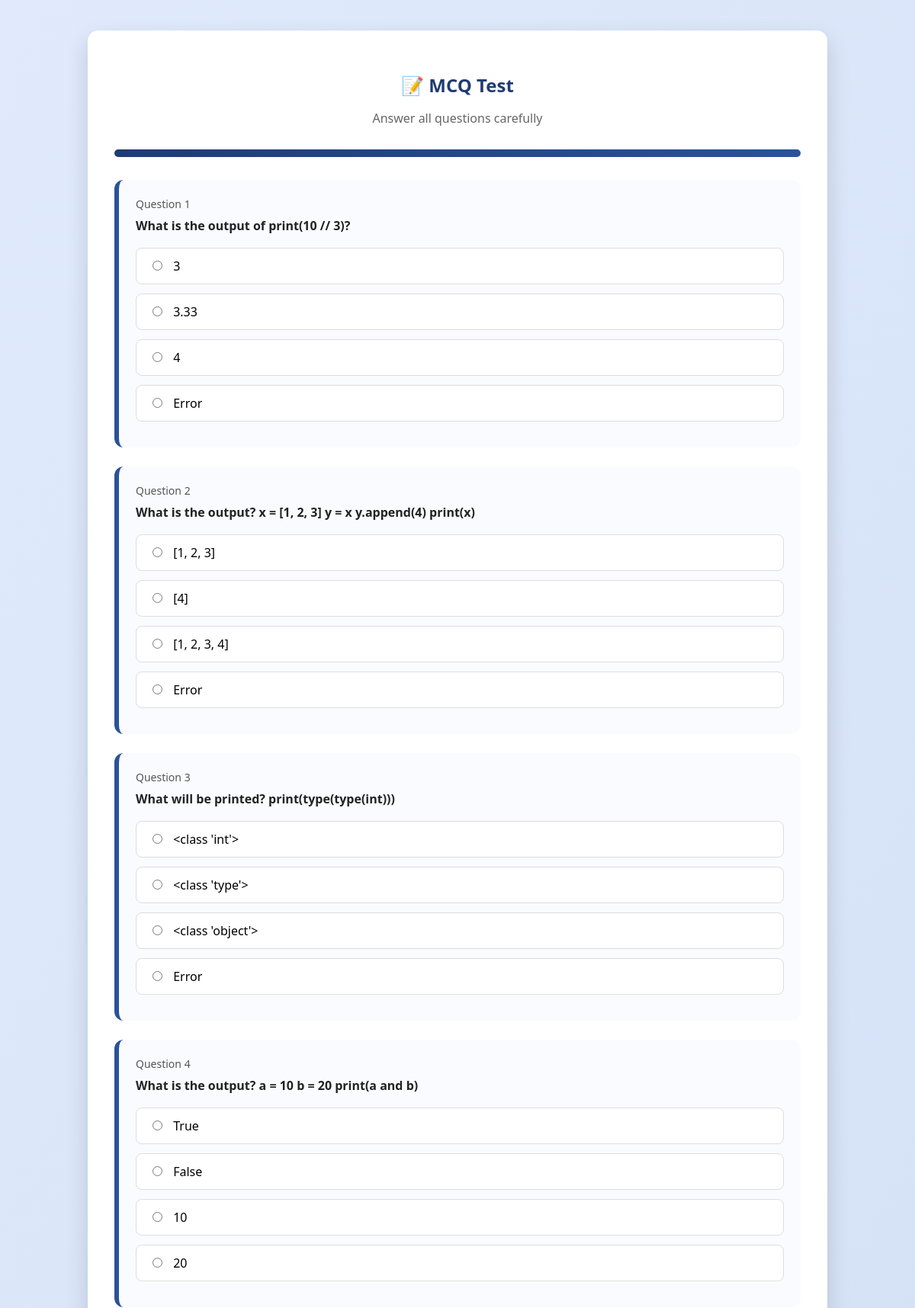
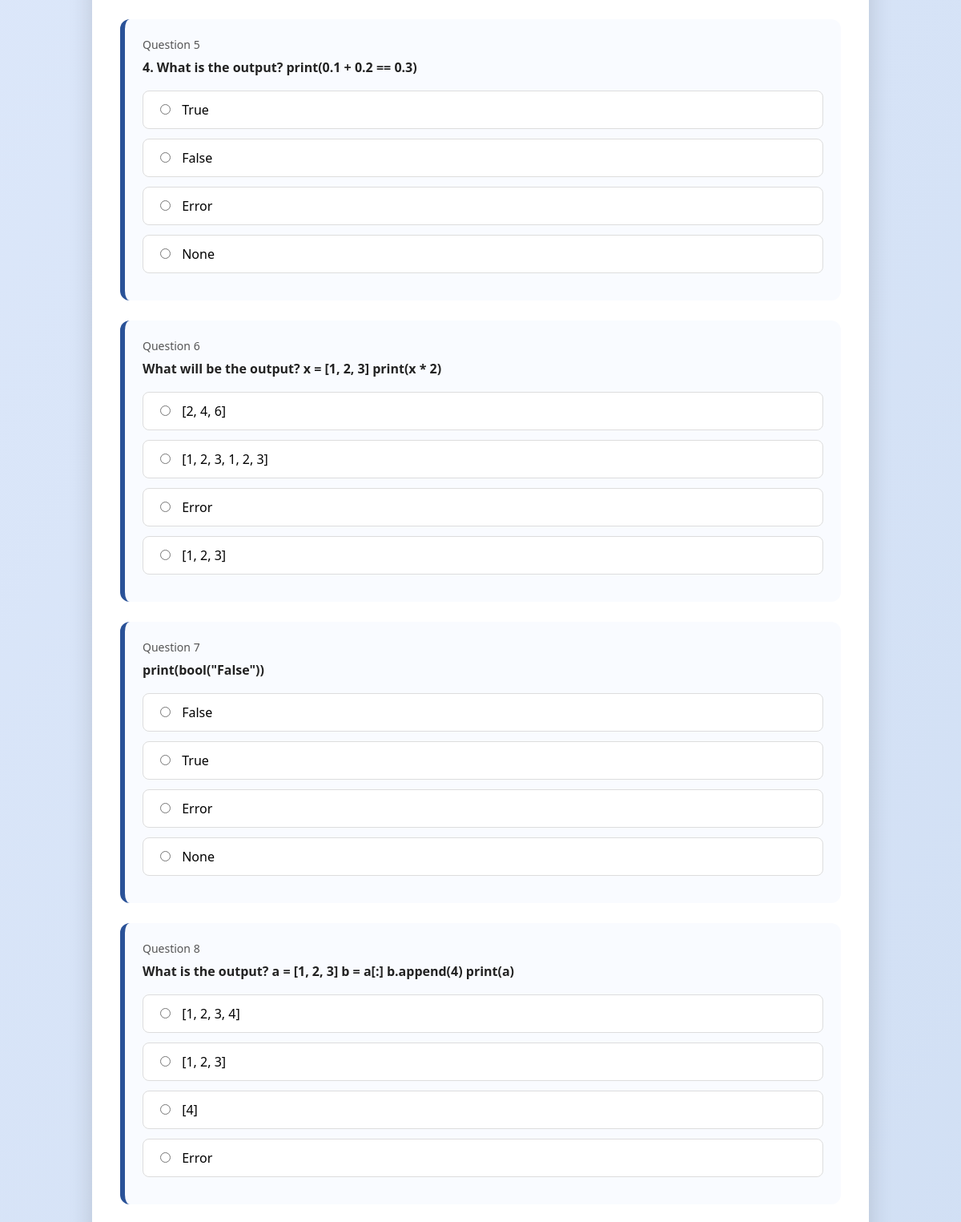
Page /mcq-test/ (signed in, upper part) on the committed database (2 pictures, top to bottom).
### core/models.py (models this page shows, shortened)
class Question(models.Model):
    question_text = models.CharField(max_length=255)
    option1 = models.CharField(max_length=200)
    option2 = models.CharField(max_length=200)
    option3 = models.CharField(max_length=200)
    option4 = models.CharField(max_length=200)
    correct_answer = models.CharField(max_length=200)

### core/views.py (the view, shortened to what this page needs)
# urls.py: path('mcq-test/', views.mcq_test, name='mcq_test'),
@login_required
def mcq_test(request):
    questions = Question.objects.all()
    return render(request, 'mcq_test.html', {'questions': questions})

### templates/mcq_test.html (shortened to what this page needs)
<!DOCTYPE html>
<html lang="en">
<head>
</head>
<body>
<div class="container">
    <h2>📝 MCQ Test</h2>
    <p class="sub-title">Answer all questions carefully</p>
    <div class="progress">
        <div class="progress-bar"></div>
    </div>
    <form method="post">
        {% for q in questions %}
            <div class="question-card">
                <div class="q-count">Question {{ forloop.counter }}</div>
                <h4>{{ q.question_text }}</h4>
                <label class="option">
                    <input type="radio" name="{{ q.id }}" value="{{ q.option1 }}">
                    {{ q.option1 }}
                </label>
                <label class="option">
                    <input type="radio" name="{{ q.id }}" value="{{ q.option2 }}">
                    {{ q.option2 }}
                </label>
                <label class="option">
                    <input type="radio" name="{{ q.id }}" value="{{ q.option3 }}">
                    {{ q.option3 }}
                </label>
                <label class="option">
                    <input type="radio" name="{{ q.id }}" value="{{ q.option4 }}">
                    {{ q.option4 }}
                </label>
            </div>
        {% empty %}
            <p class="no-questions">No MCQ questions available.</p>
        {% endfor %}
    </form>
</div>
</body>
</html>

### templates/mcq_test.html (style rules this page uses)
body { margin: 0; font-family: 'Segoe UI', Tahoma, Geneva, Verdana, sans-serif; background: linear-gradient(120deg, #e0eafc, #cfdef3); }
.container { max-width: 900px; margin: 40px auto 100px; background: white; padding: 35px; border-radius: 14px; box-shadow: 0 12px 30px rgba(0,0,0,0.15); }
h2 { text-align: center; color: #1e3c72; margin-bottom: 10px; }
.sub-title { text-align: center; color: #666; margin-bottom: 30px; }
.progress { height: 10px; background: #eee; border-radius: 10px; overflow: hidden; margin-bottom: 30px; }
.progress-bar { height: 100%; width: 100%; background: linear-gradient(120deg, #1e3c72, #2a5298); }
.question-card { background: #f9fbff; border-radius: 12px; padding: 22px; margin-bottom: 25px; border-left: 6px solid #2a5298; }
.question-card h4 { margin: 0 0 18px; color: #222; }
.option { display: block; padding: 12px 16px; border-radius: 8px; margin-bottom: 12px; border: 1px solid #ddd; cursor: pointer; background: white; transition: all 0.2s ease; }
.option input { margin-right: 10px; }
.q-count { font-size: 14px; color: #555; margin-bottom: 8px; }

### rows in the picture
Question: question_text "What is the output of print(10 // 3)?", option1 "3", option2 "3.33", option3 "4", option4 "Error"
Question: question_text "What is the output? x = [1, 2, 3] y = x y.append(4) print(x)", option1 "[1, 2, 3]", option2 "[4]", option3 "[1, 2, 3, 4]", option4 "Error"
Question: question_text "What will be printed? print(type(type(int)))", option1 "<class 'int'>", option2 "<class 'type'>", option3 "<class 'object'>", option4 "Error"
Question: question_text "What is the output? a = 10 b = 20 print(a and b)", option1 "True", option2 "False", option3 "10", option4 "20"
Question: question_text "4. What is the output? print(0.1 + 0.2 == 0.3)", option1 "True", option2 "False", option3 "Error", option4 "None"
Question: question_text "What will be the output? x = [1, 2, 3] print(x * 2)", option1 "[2, 4, 6]", option2 "[1, 2, 3, 1, 2, 3]", option3 "Error", option4 "[1, 2, 3]"
Question: question_text "print(bool(\"False\"))", option1 "False", option2 "True", option3 "Error", option4 "None"
Question: question_text "What is the output? a = [1, 2, 3] b = a[:] b.append(4) print(a)", option1 "[1, 2, 3, 4]", option2 "[1, 2, 3]", option3 "[4]", option4 "Error"
